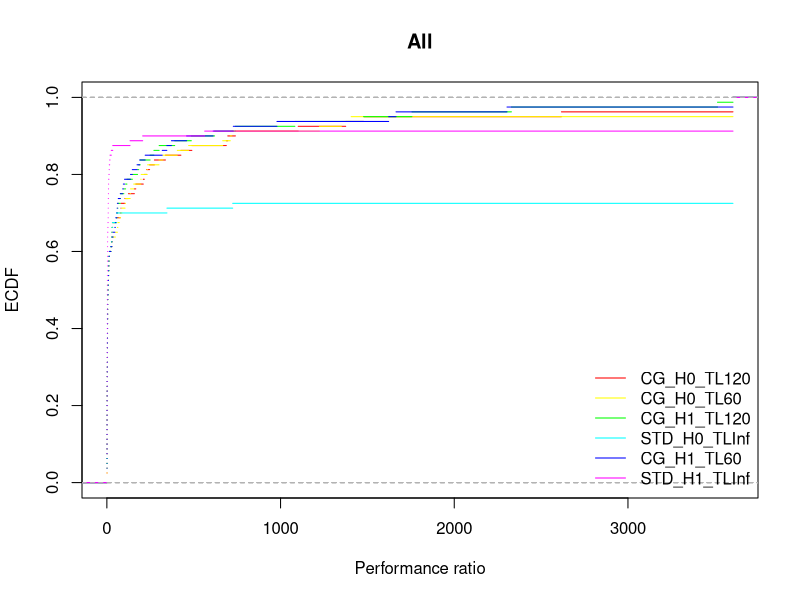
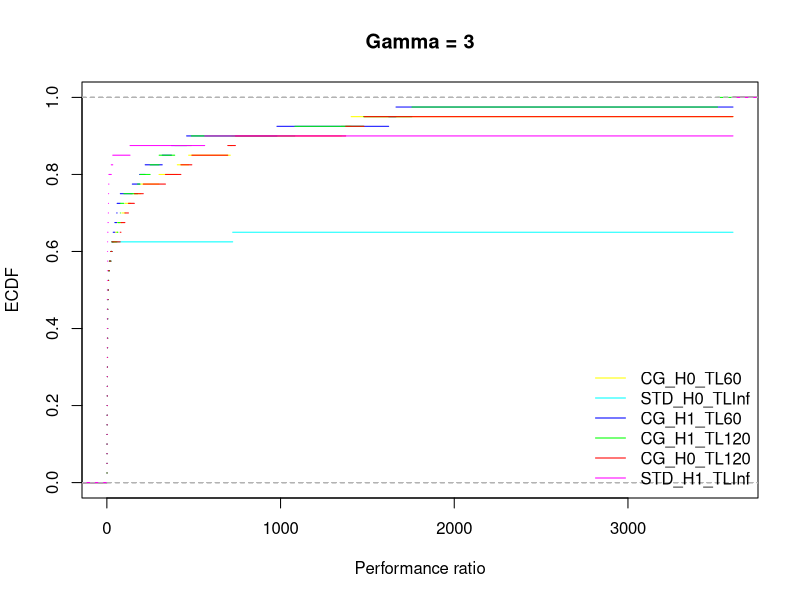
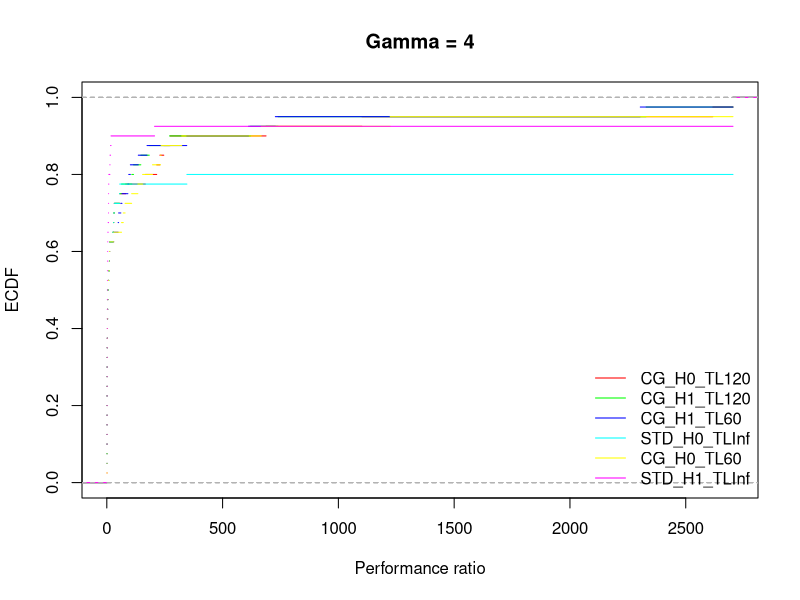
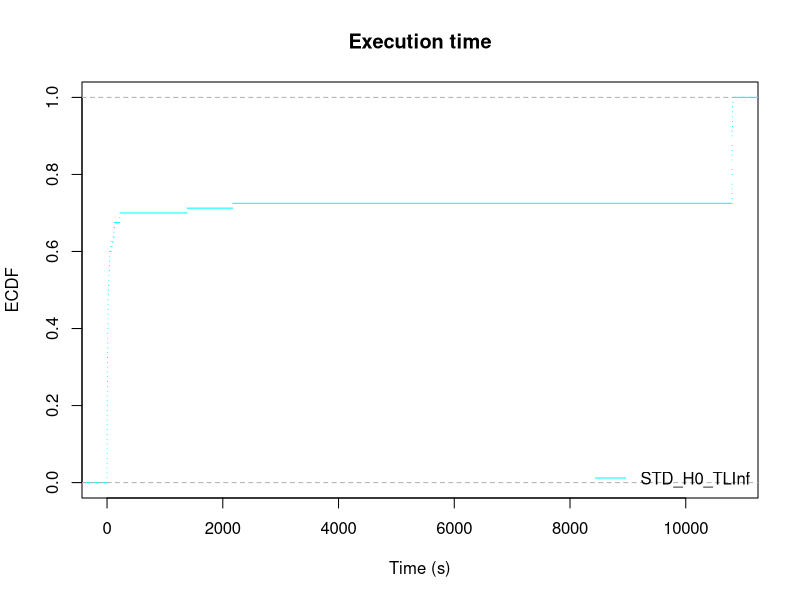

Write R code to recreate these figures, in order.
## ---- chunk 1
library(rmarkdown)
library(rmarkdown)
library(kableExtra)
library(tidyr)
## ---- chunk 2
results = read.csv("results.csv")
## ---- chunk 3
results = results[,-c(1,ncol(results))]
## ---- chunk 4
results[results$method == "STD",]$has_large_scaled = FALSE
## ---- chunk 5
results = results[results$n_facilities < 25,]
results = results[results$n_facilities != 15 & results$n_customers != 40,]
## ---- chunk 6
paged_table(results)
## ---- chunk 7
results$solver = paste0(results$method, '_H', results$with_heuristic, '_TL', results$standard_TL)
solvers = as.data.frame(unique(results$solver))
colnames(solvers) = "solver"

colors = cbind(solvers, rainbow(nrow(solvers)))

time_limit = 10800
## ---- chunk 8
knitr::kable(solvers)
## ---- chunk 9
make_check_table = function (dataset) {

  objectives = spread(dataset[,c("instance", "Gamma", "solver", "best_obj")], key = solver, value = best_obj)
  
  stdev = apply(objectives, MARGIN = 1, FUN = function(row){
    values = row[-c(1,2)]
    return (sd(values[which(!is.na(values))]))
  })
  
  values = apply(objectives, MARGIN = 1, FUN = function(row){
    values = row[-c(1,2)]
    return (values)
  })
  
  result = cbind( objectives$instance, objectives$Gamma, as.data.frame(t(values)), as.data.frame(stdev) )
  
  colnames(result) = c( colnames(objectives), "stdev")
  
  return(result)
}

Table = make_check_table(results[results$total_time < time_limit,])
## ---- chunk 10
paged_table(Table)
## ---- chunk 11
paged_table(Table[!is.na(Table$stdev) & Table$stdev > 1e-3,])
## ---- chunk 12

make_per_instance_table = function (dataset) {
  times = spread(dataset[,c("instance", "solver", "total_time", "Gamma")], key = solver, value = total_time)
  
  return (times)
}

table = make_per_instance_table(results)
knitr::kable(
    table,
    digits = c(0, matrix(2, nrow = length(solvers$solver)))
  ) %>%
    kable_classic()
## ---- chunk 13
performance_profile = function (dataset, xlim = NULL, log = '', main = "Performance profile") {

  times = spread(dataset[,c("instance", "Gamma", "solver", "total_time")], key = solver, value = total_time)
  times$time.best = apply(times[,-c(1)], 1, FUN = min)
  
  solver_names = data.frame(solver = unique(dataset$solver))
  
  times = na.omit(times)
  print("WARNING omitting NA")
  
  times[,-c(1,ncol(times))]
  
  ratios = times[,-c(1,ncol(times))] / times$time.best
  colnames(ratios) = paste0(colnames(ratios), ".ratio")
  
  worst_ratio = max(ratios)
  
  times = cbind(times, ratios)
  
  for (solver in solver_names$solver) {
    time_limit_filter = times[,solver] >= time_limit
    if ( sum(time_limit_filter) > 0 ) {
      times[time_limit_filter, paste0(solver, ".ratio")] = worst_ratio
    }
  }
  
  if (is.null(xlim)) {
    xlim = c(1, worst_ratio)
  }
  
  #par(mar = c(5,4,4,8))
  
  using_colors = NULL
  using_types = NULL
  
  last_ecdf = NULL
  
  index = 1
  for (solver in solver_names$solver) {
    
    plot_function = if (index == 1) function(...) { plot(..., log = log) } else lines
    
    profile = ecdf(times[,paste0(solver, ".ratio")])
    
    using_color =  colors[colors$solver == solver,2]
    using_colors = rbind(using_colors, using_color)
    using_type = "solid"
    if (using_color == "#00FFFFFF") {
      using_type = "dashed"
    }
    using_types = rbind(using_types, using_type)
    
    plot_function(profile, xlim = xlim, ylim = c(0, 1), lty = using_type, cex = 0, col = using_color, main = "", xlab = "", ylab = "")
    
    index = index + 1
  }
  
  # Set the plot title
  title(main = main,
        xlab = "Performance ratio",
        ylab = "ECDF")
  
  # Set the plot legend
  legend(
    "bottomright",
    #inset=c(-.35, 0),
    legend = solver_names$solver,
    lty = using_types,
    col = using_colors,
    #cex = .5,
    #xpd = TRUE,
    bty = "n"
  )
}
## ---- chunk 14
performance_profile(results, main = "All")
#performance_profile(results, main = "All (log-scale)", log = 'x')
## ---- chunk 15
performance_profile(results[results$Gamma == 3,], main = "Gamma = 3")
performance_profile(results[results$Gamma == 4,], main = "Gamma = 4")
## ---- chunk 16
time_ecdf = function (dataset, xlim = NULL, log = '', main = "ECDF") {
  
  solver_names = data.frame(solver = unique(dataset$solver))
  
  using_colors = NULL
  using_types = NULL
  
  last_ecdf = NULL
  
  xlim = c(0, max(dataset$total_time))
  
  index = 1
  for (solver in solver_names$solver) {
    
    plot_function = if (index == 1) function(...) { plot(..., log = log) } else lines
    
    profile = ecdf(dataset[dataset$solver == solver,]$total_time)
    
    using_color =  colors[colors$solver == solver,2]
    using_colors = rbind(using_colors, using_color)
    using_type = "solid"
    if (using_color == "#00FFFFFF") {
      using_type = "dashed"
    }
    using_types = rbind(using_types, using_type)
    
    plot_function(profile, xlim = xlim, ylim = c(0, 1), lty = using_type, cex = 0, col = using_color, main = "", xlab = "", ylab = "")
    
    index = index + 1
  }
  
  # Set the plot title
  title(main = main,
        xlab = "Time (s)",
        ylab = "ECDF")
  
  # Set the plot legend
  legend(
    "bottomright",
    #inset=c(-.35, 0),
    legend = solver_names$solver,
    lty = using_types,
    col = using_colors,
    #cex = .5,
    #xpd = TRUE,
    bty = "n"
  )
}
## ---- chunk 17
time_ecdf(results[results$method == "STD" & results$with_heuristic == FALSE,], main = "Execution time")
